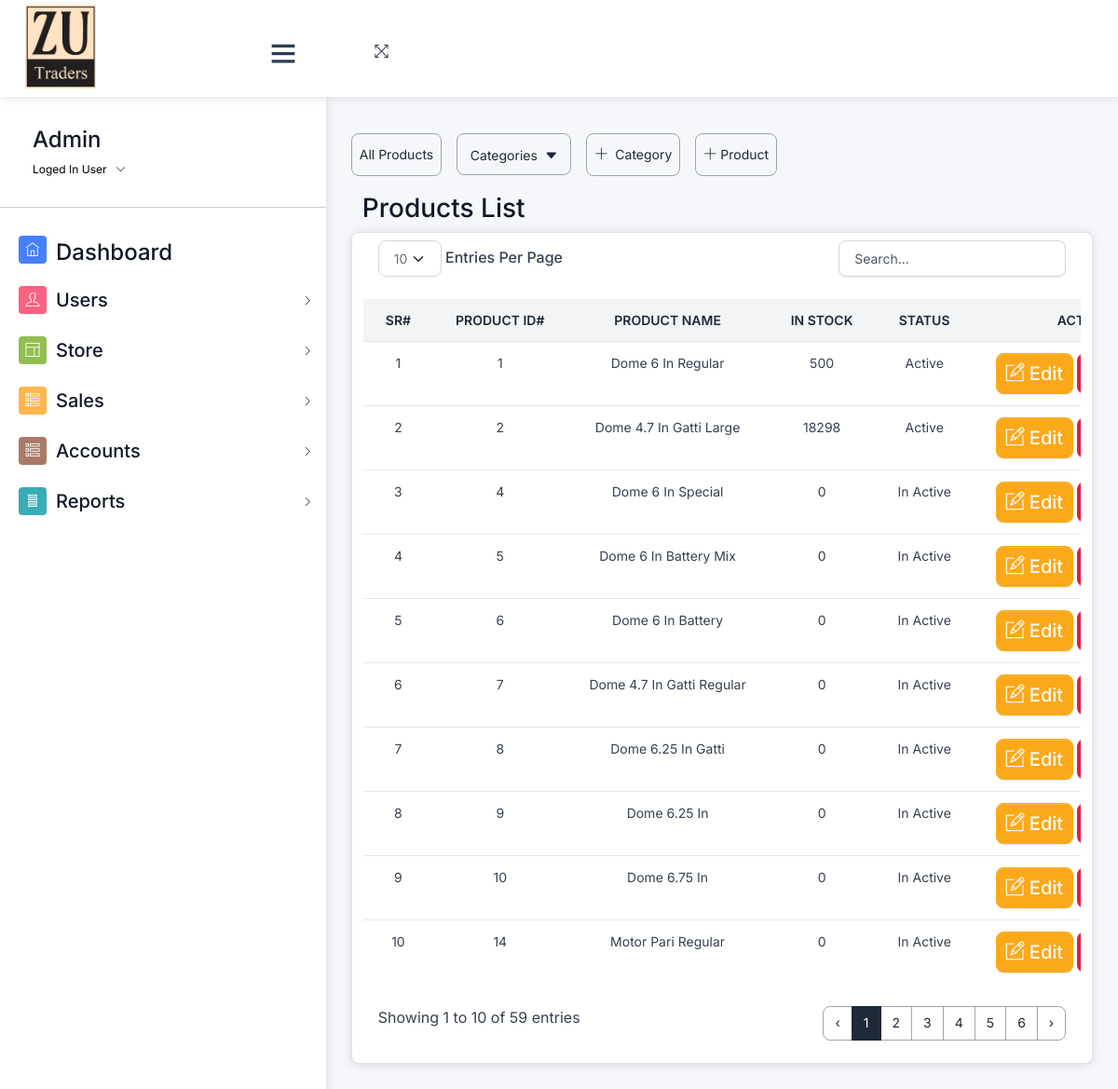
The app's page /finished_product/ (signed in) with its own data.
### home/models.py (models this page shows, shortened)
class Final_Product(models.Model):
        ACTIVE = 'Atcive'
        INACTIVE = 'Inactive'
        KGS='Kgs'
        NOS='Nos'
        STATUS_TYPE_CHOICES = [
        (ACTIVE , 'Active'),
        (INACTIVE ,'Inactive'),
    ]
        UNIT_CHOICES = [
        (NOS ,'Nos'),
        (KGS ,'Kgs')
    ]
        productname=models.CharField(max_length=255,unique=True)
        category=models.ForeignKey(Finish_Product_Category,on_delete=models.RESTRICT)
        product_status=models.BooleanField(default=False)
        is_deleted = models.BooleanField(default=False)
        product_slug=AutoSlugField(populate_from="productname",unique=True,null=True,default=None)
        def get_current_stock(self):
            grn_total = Final_Product_Note_Product.objects.filter(product_id=self.id).aggregate(total=Sum('quantity'))['total'] or 0
            sale_total = Sales_Receipt_Product.objects.filter(product_id=self.id).aggregate(total=Sum('quantity'))['total'] or 0
            current_stock = grn_total - sale_total
            return current_stock

### home/views/finished_product.py (the view)
# urls.py: path('product/', product.products , name="product"),
@login_required
@permission_required('home.view_final_product', login_url='/login/')
def products(request):
    category_selected=False
    categoryID=(request.GET.get('category'))
    if categoryID:
        categories=Finish_Product_Category.objects.filter(is_deleted=False,id=categoryID)
        category_selected=True
        products=Final_Product.objects.filter(category=categoryID,is_deleted=False)
    else:
        categories=Finish_Product_Category.objects.filter(is_deleted=False)
        products=Final_Product.objects.filter(is_deleted=False).order_by('category')
    data={'products':products,'categories':categories,'category_selected':category_selected}
    return render(request,"stock_finished_product/products_home.html",data)

### home/templatetags/custom_filters.py (called while the page is built)
@register.filter(name='capitalize_after_space')
def capitalize_after_space(value):
    if not isinstance(value, str):
        value=str(value)
        return ' '.join([word.capitalize() for word in value.split()])
    return ' '.join([word.capitalize() for word in value.split()])

### templates/stock_finished_product/products_home.html (shortened to what this page needs)
{% extends 'css-js-links.html' %}
{% load custom_filters %}
{% load crispy_forms_tags %}
{% block context %}
{% if request.user.is_superuser %}
{% include 'navbar.html' %}
{% else %}
{% include 'store/navbar.html' %}
{% endif %}
{% endblock context %}
{% block body %}
<div class="pcoded-content">
  <div class="pcoded-inner-content">
    <div class="main-body">
      <div class="page-wrapper">
        <div class="page-body">
          <div class="row">
            {% include 'stock_finished_product/product_menu.html' %}
            <div id="product" class="col-md-12">
              <h3 class="">Products List</h3>
            </div>
            <div class="card py">
              <div class="table-responsive py-2">
                {% if products %}
                <table class="table table-flush" id="datatable">
                  <thead class="thead-light">
                    <tr>
                      <th class="border-bottom fw-bolder text-center" scope="col">
                        Sr#
                      </th>
                      <th class="border-bottom fw-bolder text-center" scope="col">
                        Product ID#
                      </th>
                      <th class="border-bottom fw-bolder text-center" scope="col">
                        Product Name
                      </th>
                      <th class="border-bottom fw-bolder text-center" scope="col">
                        In Stock
                      </th>
                      <th class="border-bottom fw-bolder text-center" scope="col">
                        Status
                      </th>
                      <th class="border-bottom fw-bolder text-center" scope="col">
                        Actions
                      </th>
                    </tr>
                  </thead>
                  <tbody>
                    {% for data in products %}
                    <tr id="salereceipt-{{ data.id }}">
                      <td class="text-center">{{ forloop.counter }}</td>
                      <td class="text-center">{{ data.id }}</td>
                      <td class="text-center">{{ data.productname|capitalize_after_space}}</td>
                      <td class="text-center">{{ data.get_current_stock }}</td>
                      <td class="text-center">
                        {% if data.product_status %}
                        Active
                        {% else %}
                        In Active
                        {% endif %}</td>
                      <td>
                        {% if perms.home.change_final_product %}
                        <a class="btn btn-sm btn-warning fs-5 text-light" href={% url 'editfinishedproduct' id=data.id %}>
                          <i class="ti-pencil-alt"></i>Edit</a>
                        {% endif %}
                        {% if perms.home.delete_final_product %}
                        <a class=" btn btn-sm btn-danger fs-5" href={% url 'deletefinishedproduct' id=data.id %} onclick="return confirm('Are you sure you want to delete this product?');">Delete</a>
                        {% endif %}
                      </td>
                    </tr>
                    {% endfor %}
                  </tbody>
                </table>
                {% else %}
                <h4 class="text-center fs-5 alert alert-warning">No Record Found</h4>
                {% endif %}
              </div>
            </div>
          </div>
        </div>
      </div>
    </div>
  </div>
  {% endblock body %}

### templates/navbar.html (shortened to what this page needs)
{% load static %}
<div id="pcoded" class="pcoded">
  <div class="pcoded-container navbar-wrapper">
    <nav style="padding: 0 ; margin: 0 ;" class="navbar header-navbar pcoded-header">
      <div class="navbar-wrapper">
        <div style="height: 100px ;background-color: #ffffff " class="navbar-logo  ">
          <a class="mobile-menu mt-2 text-dark fs-3" id="mobile-collapse" href="#!">
            <i class="ti-menu text-dark"></i>
          </a>
          <a class=" fs-4  btn " href="/"><img style="height: 90px" src="{% static 'assets/images/kainat.png' %}"
              alt=""></a>
        </div>
        <div class="navbar-container container-fluid">
          <ul class="nav-left">
            <li class="mt-3">
              <a href="#!" onclick="javascript:toggleFullScreen()">
                <i class="ti-fullscreen"></i>
              </a>
            </li>
            <li>
              <div id="display-msg" class="text-center mt-4" style="min-height: 70px">
              </div>
            </li>
          </ul>
    </nav>
    <div class="pcoded-main-container">
      <div class="pcoded-wrapper">
        <nav class="pcoded-navbar">
          <div class="pcoded-inner-navbar main-menu">
            <div class="">
              <div class="main-menu-header">
                <div class="user-details">
                  <span>
                    <h4>{{request.user}}</h4>
                  </span>
                  <span id="more-details">Loged In User<i class="ti-angle-down"></i></span>
                </div>
              </div>
            </div>
            <hr>
            <ul class="pcoded-item pcoded-left-item">
              {% if perms.home.view_dashboard %}
              <li class=" {% if request.path == '/' %} color-info {% endif %}">
                <a href="/">
                  <span class="pcoded-micon mt-1"> <i class="ti-home"></i><b>D</b> </span>
                  <span class="pcoded-mtext fs-5" data-i18n="nav.dash.main">
                    <h4>Dashboard</h4>
                  </span>
                </a>
              </li>
              {% endif %}
              {% if perms.home.view_user %}
              <li
                class="pcoded-hasmenu  {% if request.path == '/create_user/' or request.path == '/list_users/' %} color-info {% endif %} ">
                <a href="javascript:void(0)">
                  <span class="pcoded-micon mt-1"><i class="ti-user"></i></span>
                  <span class="pcoded-mtext fs-5" data-i18n="nav.basic-components.main">
                    <h5>Users</h5>
                  </span>
                </a>
              </li>
              {% endif %}
              {% if perms.home.view_store %}
              <li
                class="pcoded-hasmenu   ">
                <a href="javascript:void(0)">
                  <span class="pcoded-micon mt-1"><i class="ti-layout"></i></span>
                  <span class="pcoded-mtext fs-5" data-i18n="nav.basic-components.main">
                    <h5>Store</h5>
                  </span>
                </a>
              </li>
              {% endif %}
              {% if perms.home.view_sales_receipt %}
              <li class="pcoded-hasmenu {% if request.path == '/list-sales/'  %} color-info {% endif %} ">
                <a href="javascript:void(0)">
                  <span class="pcoded-micon mt-1"><i class="ti-view-list-alt"></i></span>
                  <span class="pcoded-mtext fs-5" data-i18n="nav.basic-components.main">
                    <h5>Sales</h5>
                  </span>
                </a>
              </li>
              {% endif %}
              {% if perms.home.view_account %}
              <li
                class="pcoded-hasmenu  ">
                <a href="javascript:void(0)">
                  <span class="pcoded-micon mt-1"><i class="ti-view-list-alt"></i></span>
                  <span class="pcoded-mtext fs-5" data-i18n="nav.basic-components.main">
                    <h5>Accounts</h5>
                  </span>
                </a>
              </li>
              {% endif %}
              {% if perms.home.view_reports %}
              <li
                class="pcoded-hasmenu  {% if request.path == '/us/' or request.path == '/create/' %} color-info {% endif %} ">
                <a href="javascript:void(0)">
                  <span class="pcoded-micon mt-1"><i class="ti-layout-menu-v"></i></span>
                  <span class="pcoded-mtext fs-5" data-i18n="nav.basic-components.main">
                    <h5>Reports</h5>
                  </span>
                </a>
              </li>
              {% endif %}
            </ul>
          </div>
        </nav>

### records on screen
Final_Product: id "1", productname "Dome 6 In Regular", get_current_stock "500", product_status "Active"
Final_Product: id "2", productname "Dome 4.7 In Gatti Large", get_current_stock "18298", product_status "Active"
Final_Product: id "4", productname "Dome 6 In Special", get_current_stock "0", product_status "In Active"
Final_Product: id "5", productname "Dome 6 In Battery Mix", get_current_stock "0", product_status "In Active"
Final_Product: id "6", productname "Dome 6 In Battery", get_current_stock "0", product_status "In Active"
Final_Product: id "7", productname "Dome 4.7 In Gatti Regular", get_current_stock "0", product_status "In Active"
Final_Product: id "8", productname "Dome 6.25 In Gatti", get_current_stock "0", product_status "In Active"
Final_Product: id "9", productname "Dome 6.25 In", get_current_stock "0", product_status "In Active"
Final_Product: id "10", productname "Dome 6.75 In", get_current_stock "0", product_status "In Active"
Final_Product: id "14", productname "Motor Pari Regular", get_current_stock "0", product_status "In Active"

### other values on screen
{{ request.user }} "Admin"
